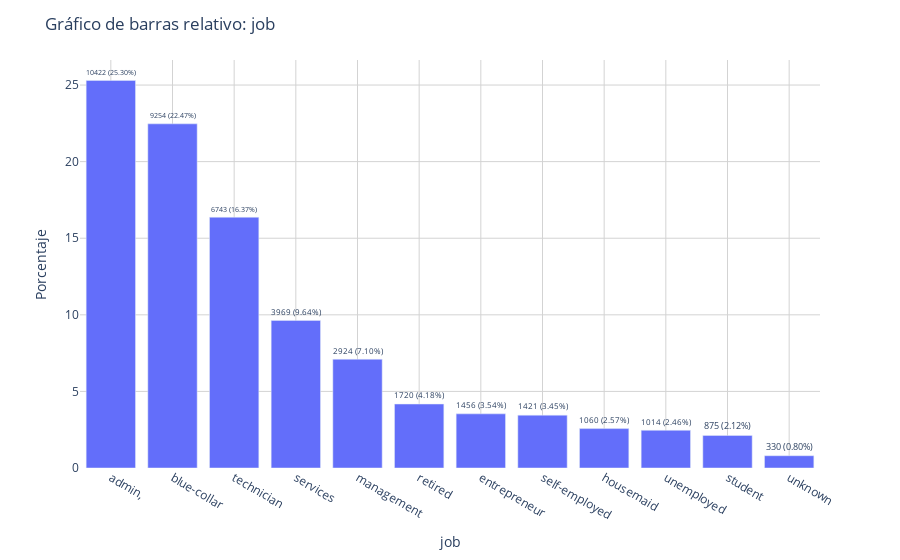
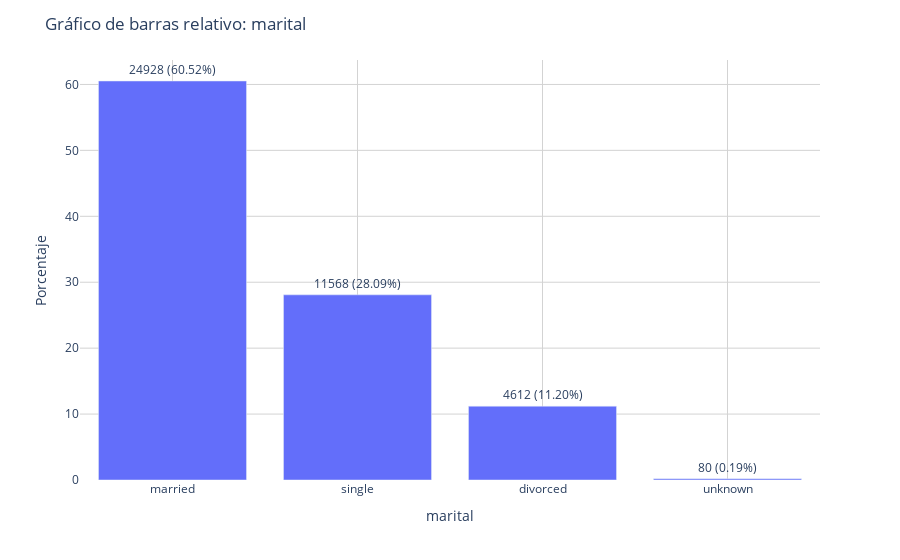
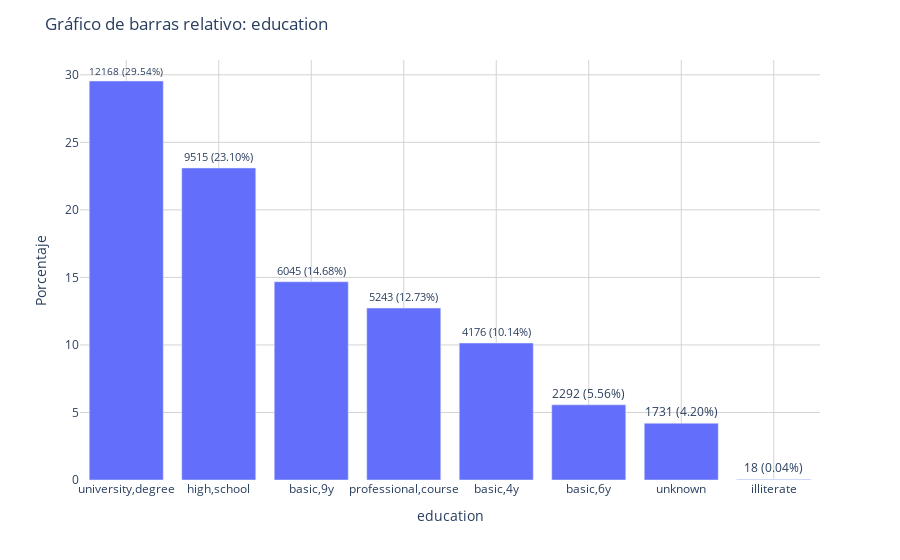
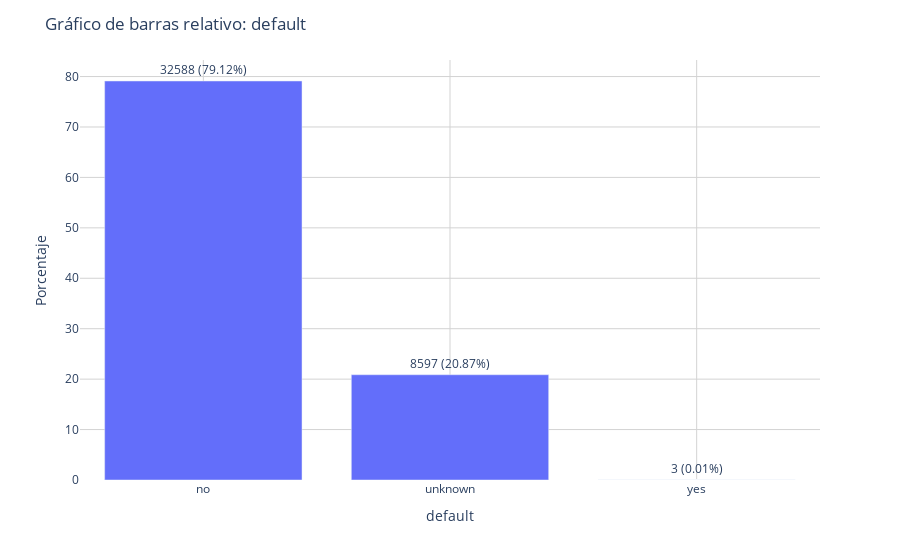

The notebook cell these images were saved under, in order:
### Code cell
for col in columnas_categoricas:
    graficar_barras_relativo_px(datos_clientes, col)

### Figure 1 — Plotly figure (JSON) as saved in the notebook; plotly's stock layout.template omitted (floating-point values rounded to 4 significant figures)
{"data": [{"alignmentgroup": "True", "hovertemplate": "job=%{x}<br>Porcentaje=%{y}<br>Texto=%{text}<extra></extra>", "legendgroup": "", "marker": {"color": "#636efa", "pattern": {"shape": ""}}, "name": "", "offsetgroup": "", "orientation": "v", "showlegend": false, "text": ["10422 (25.30%)", "9254 (22.47%)", "6743 (16.37%)", "3969 (9.64%)", "2924 (7.10%)", "1720 (4.18%)", "1456 (3.54%)", "1421 (3.45%)", "1060 (2.57%)", "1014 (2.46%)", "875 (2.12%)", "330 (0.80%)"], "textposition": "outside", "texttemplate": "%{text}", "type": "bar", "x": ["admin,", "blue-collar", "technician", "services", "management", "retired", "entrepreneur", "self-employed", "housemaid", "unemployed", "student", "unknown"], "xaxis": "x", "y": [25.3, 22.47, 16.37, 9.636, 7.099, 4.176, 3.535, 3.45, 2.574, 2.462, 2.124, 0.8012], "yaxis": "y"}], "layout": {"barmode": "relative", "legend": {"tracegroupgap": 0}, "margin": {"t": 60}, "plot_bgcolor": "white", "title": {"text": "Gráfico de barras relativo: job"}, "xaxis": {"anchor": "y", "domain": [0, 1], "gridcolor": "lightgrey", "showgrid": true, "title": {"text": "job"}}, "yaxis": {"anchor": "x", "domain": [0, 1], "gridcolor": "lightgrey", "showgrid": true, "title": {"text": "Porcentaje"}}}}

### Figure 2 — Plotly figure (JSON) as saved in the notebook; plotly's stock layout.template omitted (floating-point values rounded to 4 significant figures)
{"data": [{"alignmentgroup": "True", "hovertemplate": "marital=%{x}<br>Porcentaje=%{y}<br>Texto=%{text}<extra></extra>", "legendgroup": "", "marker": {"color": "#636efa", "pattern": {"shape": ""}}, "name": "", "offsetgroup": "", "orientation": "v", "showlegend": false, "text": ["24928 (60.52%)", "11568 (28.09%)", "4612 (11.20%)", "80 (0.19%)"], "textposition": "outside", "texttemplate": "%{text}", "type": "bar", "x": ["married", "single", "divorced", "unknown"], "xaxis": "x", "y": [60.52, 28.09, 11.2, 0.1942], "yaxis": "y"}], "layout": {"barmode": "relative", "legend": {"tracegroupgap": 0}, "margin": {"t": 60}, "plot_bgcolor": "white", "title": {"text": "Gráfico de barras relativo: marital"}, "xaxis": {"anchor": "y", "domain": [0, 1], "gridcolor": "lightgrey", "showgrid": true, "title": {"text": "marital"}}, "yaxis": {"anchor": "x", "domain": [0, 1], "gridcolor": "lightgrey", "showgrid": true, "title": {"text": "Porcentaje"}}}}

### Figure 3 — Plotly figure (JSON) as saved in the notebook; plotly's stock layout.template omitted (floating-point values rounded to 4 significant figures)
{"data": [{"alignmentgroup": "True", "hovertemplate": "education=%{x}<br>Porcentaje=%{y}<br>Texto=%{text}<extra></extra>", "legendgroup": "", "marker": {"color": "#636efa", "pattern": {"shape": ""}}, "name": "", "offsetgroup": "", "orientation": "v", "showlegend": false, "text": ["12168 (29.54%)", "9515 (23.10%)", "6045 (14.68%)", "5243 (12.73%)", "4176 (10.14%)", "2292 (5.56%)", "1731 (4.20%)", "18 (0.04%)"], "textposition": "outside", "texttemplate": "%{text}", "type": "bar", "x": ["university,degree", "high,school", "basic,9y", "professional,course", "basic,4y", "basic,6y", "unknown", "illiterate"], "xaxis": "x", "y": [29.54, 23.1, 14.68, 12.73, 10.14, 5.565, 4.203, 0.0437], "yaxis": "y"}], "layout": {"barmode": "relative", "legend": {"tracegroupgap": 0}, "margin": {"t": 60}, "plot_bgcolor": "white", "title": {"text": "Gráfico de barras relativo: education"}, "xaxis": {"anchor": "y", "domain": [0, 1], "gridcolor": "lightgrey", "showgrid": true, "title": {"text": "education"}}, "yaxis": {"anchor": "x", "domain": [0, 1], "gridcolor": "lightgrey", "showgrid": true, "title": {"text": "Porcentaje"}}}}

### Figure 4 — Plotly figure (JSON) as saved in the notebook; plotly's stock layout.template omitted (floating-point values rounded to 4 significant figures)
{"data": [{"alignmentgroup": "True", "hovertemplate": "default=%{x}<br>Porcentaje=%{y}<br>Texto=%{text}<extra></extra>", "legendgroup": "", "marker": {"color": "#636efa", "pattern": {"shape": ""}}, "name": "", "offsetgroup": "", "orientation": "v", "showlegend": false, "text": ["32588 (79.12%)", "8597 (20.87%)", "3 (0.01%)"], "textposition": "outside", "texttemplate": "%{text}", "type": "bar", "x": ["no", "unknown", "yes"], "xaxis": "x", "y": [79.12, 20.87, 0.007284], "yaxis": "y"}], "layout": {"barmode": "relative", "legend": {"tracegroupgap": 0}, "margin": {"t": 60}, "plot_bgcolor": "white", "title": {"text": "Gráfico de barras relativo: default"}, "xaxis": {"anchor": "y", "domain": [0, 1], "gridcolor": "lightgrey", "showgrid": true, "title": {"text": "default"}}, "yaxis": {"anchor": "x", "domain": [0, 1], "gridcolor": "lightgrey", "showgrid": true, "title": {"text": "Porcentaje"}}}}
